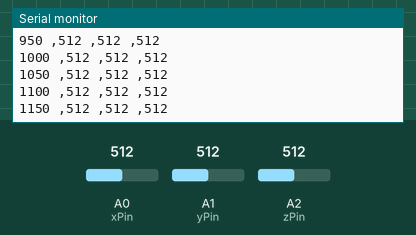
Recording of a sketch running on a simulated Arduino Uno, built with avr-gcc and run on an emulated ATmega328P. Parts: the last lines printed to the serial monitor. The test bench sets the inputs (shaded band); at power-on: A0 (xPin) = 512, A1 (yPin) = 512, A2 (zPin) = 512.

Above: at 1.2 s.
1.3 s: A0 (xPin) set to 716
At 1.32 s:
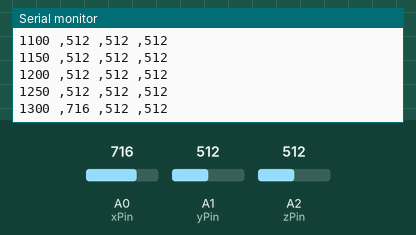
2.8 s: A1 (yPin) set to 716
At 2.82 s:
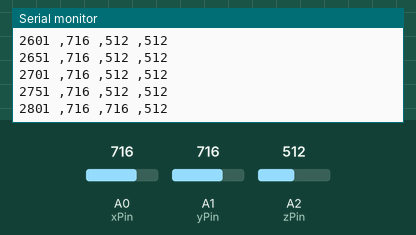
4.3 s: A2 (zPin) set to 716
At 4.32 s:
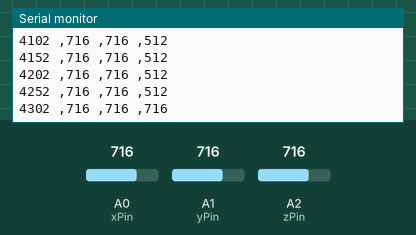
5.8 s: A0 (xPin) set to 900
At 5.82 s:
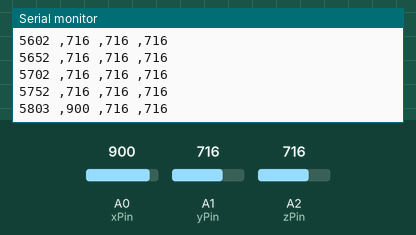
7.3 s: A1 (yPin) set to 900
At 7.32 s:
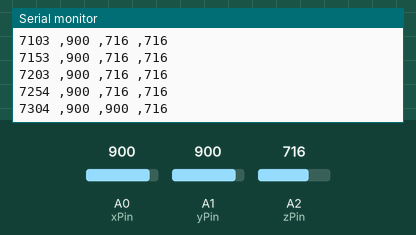
8.8 s: A2 (zPin) set to 900
At 8.82 s:
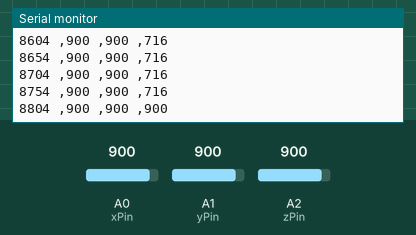
Timing chart, 0 to 11.3 s (numbered marks = the images above; inputs shaded):
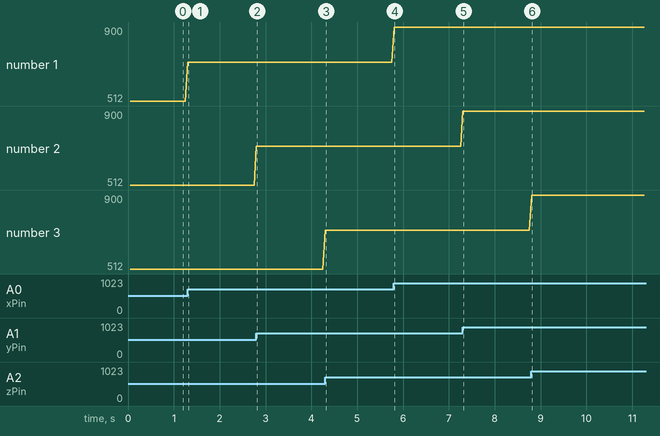

The sketch:

accelLearn.ino
```cpp
// Define the analog input pins for the ADXL335
const int xPin = A0;
const int yPin = A1;
const int zPin = A2;

unsigned long previousTime = 0;
const long timerInterval = 50; //interval in sensor updates in milliseconds

void setup() {
  // Start the serial communication
  Serial.begin(115200);
}

void loop() {
  unsigned long currentTime = millis(); //main timer for sensor readings

  if ((currentTime - previousTime) >= timerInterval) {
    previousTime = currentTime;
    // Read the analog values from the accelerometer
    int xValue = analogRead(xPin);
    int yValue = analogRead(yPin);
    int zValue = analogRead(zPin);

    // Print the accelerometer values to the Serial Monitor
    //Serial.print("X: ");
    Serial.print(currentTime);
    Serial.print(" ,");
    Serial.print(xValue);
    Serial.print(" ,");
    Serial.print(yValue);
    Serial.print(" ,");
    Serial.print(zValue);
    Serial.println();
  }
}
```

Measured:
- after the input at 1.3 s, the serial monitor: prints a new line at once (image 1)
- plotted number 1: 512 → 716 after the input at 1.3 s
